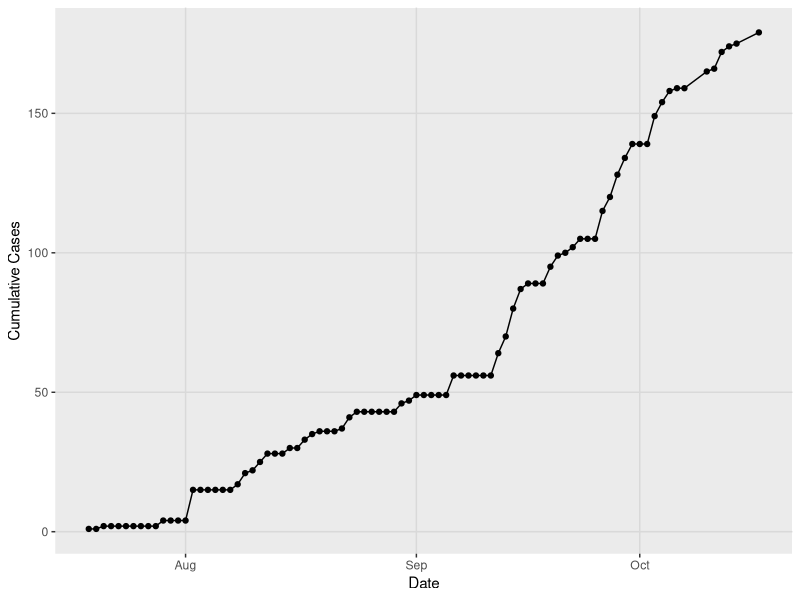

Reproduce this figure in R. (Note: this script raises an error after producing the figure.)
library(tidyverse)
library(cowplot)
library(lubridate)

fl_ts <- read_csv("data/fl_zika_cases.csv")

all(fl_ts$cum_cases == cumsum(fl_ts$new_cases))
cum_plot <- ggplot(fl_ts, aes(date, cum_cases)) + geom_line() +
              labs(y="Cumulative Cases", x="Date") + geom_point() + 
              background_grid() 
  

save_plot("figs/cumulative_plot.png", plot = cum_plot, base_height = 4, base_aspect_ratio = 1.4)
